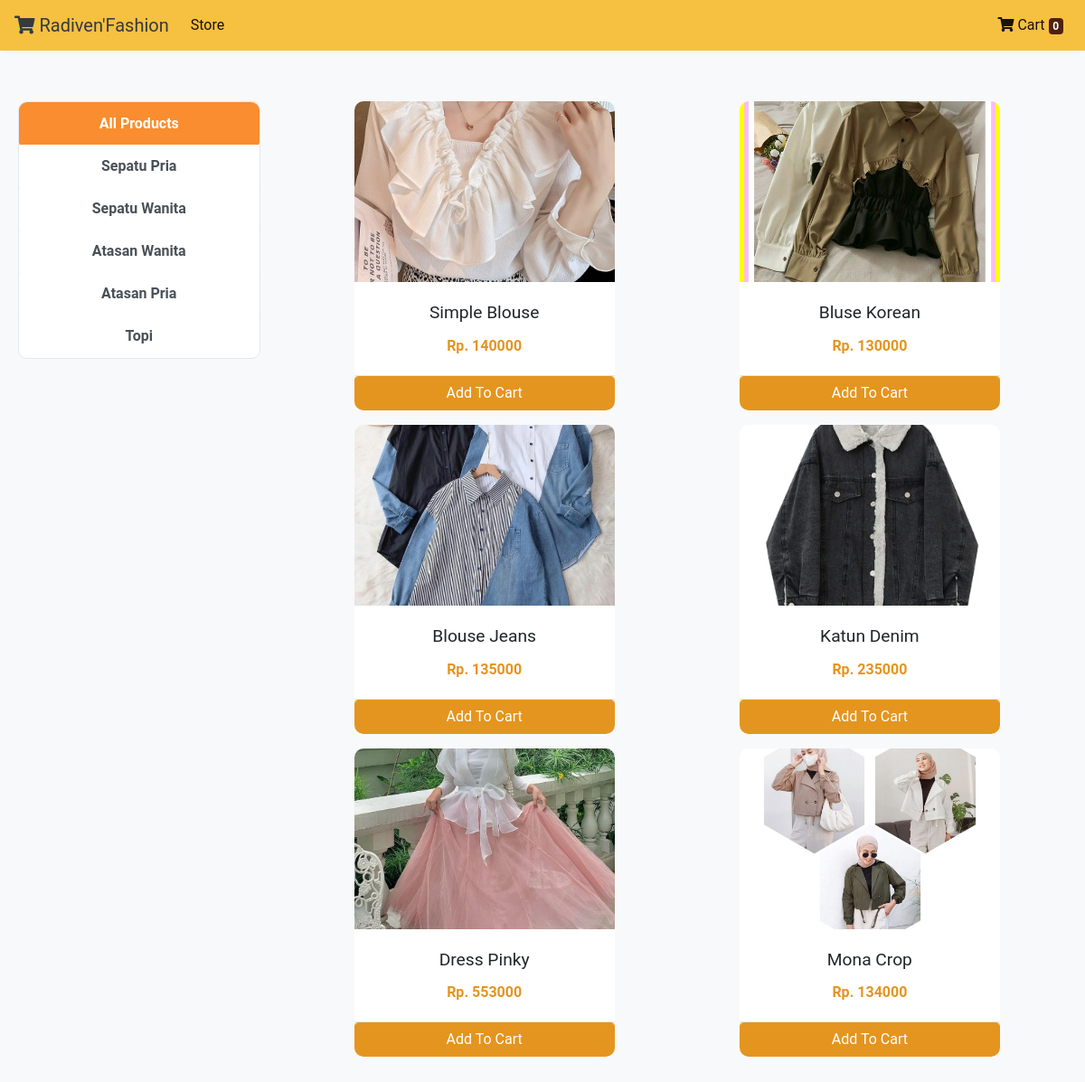
/store?category=4, run on the app's committed database.
### store/models/category.py (models this page shows, shortened)
class Category(models.Model):
    name= models.CharField(max_length=50)
    @staticmethod
    def get_all_categories():
        return Category.objects.all()

### store/models/product.py (models this page shows, shortened)
class Products(models.Model):
    name = models.CharField(max_length=60)
    price= models.IntegerField(default=0)
    category= models.ForeignKey(Category,on_delete=models.CASCADE,default=1 )
    description= models.CharField(max_length=250, default='', blank=True, null= True)
    image= models.ImageField(upload_to='uploads/products/')
    @staticmethod
    def get_all_products_by_categoryid(category_id):
        if category_id:
            return Products.objects.filter (category=category_id)
        else:
            return Products.get_all_products();

### store/views/home.py (the view)
# urls.py: path('' , include('store.urls'))
def store(request):
    cart = request.session.get('cart')
    if not cart:
        request.session['cart'] = {}
    products = None
    categories = Category.get_all_categories()
    categoryID = request.GET.get('category')
    if categoryID:
        products = Products.get_all_products_by_categoryid(categoryID)
    else:
        products = Products.get_all_products();
    data = {}
    data['products'] = products
    data['categories'] = categories
    print('you are : ', request.session.get('email'))
    return render(request, 'index.html', data)

### store/templatetags/cart.py (called while the page is built)
@register.filter (name='is_in_cart')
def is_in_cart(product, cart):
    keys = cart.keys ()
    for id in keys:
        if int (id) == product.id:
            return True
    return False;

### store/templates/index.html (shortened to what this page needs)
{% extends 'base.html' %}
{% block content %}
{% load cart %}
{% load custom_filter %}
<div class="container-fluid mt-3">
	<div class="row">
		<div class="col-lg-3 mx-auto">
			<div class="list-group">
				<a href="/" class="list-group-item list-group-item-action btn btn-outline-success">All Products</a>
				{% for category in categories %}
				<a href="/?category={{category.id}}"
					class="list-group-item list-group-item-action btn btn-outline-success ">{{category.name}}</a>
				{% endfor %}
			</div>
		</div>
		<div id='products' class="col-lg-9 mx-auto">
			<div class="row mx-auto">
				{% for product in products %}
				<div class="card mx-auto mb-3" id={{product.id}} style="width: 18rem;">
					<img class="card-img-top" src="{{product.image.url}}" alt="Card image cap">
					<div class="card-body">
						<p class="card-title">{{product.name}}</p>
						<p class="card-text"><b>Rp. {{product.price}}</b></p>
					</div>
					<div class="card-footer p-0 no-gutters">
						{% if product|is_in_cart:request.session.cart %}
						<div class="row no-gutters">
							<form action="/#{{product.id}}" class="col-2 " method="post">
								{% csrf_token %}
								<input hidden type="text" name='product' value='{{product.id}}'>
								<input hidden type="text" name='remove' value='True'>
								<input type="submit" value=" - " class="btn btn-block btn-success border-right">
							</form>
							<div class="text-center col btn btn-success">{{product|cart_quantity:request.session.cart}} in Cart</div>
							<form action="/#{{product.id}}" class="col-2 " method="post">
								{% csrf_token %}
								<input hidden type="text" name='product' value='{{product.id}}'>
								<input type="submit" value=" + " class="btn btn-block btn-success border-left">
							</form>
						</div>
						{% else %}
						<form action="/#{{product.id}}" method="POST" class="btn-block">
							<input type="submit" class="float-right btn btn-success form-control"
								value="Add To Cart">
						</form>
						{% endif %}
					</div>
				</div>
				{% endfor %}
			</div>
		</div>
	</div>
</div>
{% endblock %}

### store/templates/base.html (style rules this page uses)
body { font-family: "Roboto", sans-serif; background-color: #f8f9fa; }
.container-fluid { padding: 20px; }
.col-lg-3 { margin-top: 20px; }
.list-group { border: 1px solid #e2e8f0; border-radius: 10px; overflow: hidden; }
.list-group-item { border: none; cursor: pointer; transition: background-color 0.3s ease, transform 0.2s ease; }
.list-group-item:first-child { padding: 12px 20px; font-weight: bold; background-color: #f98d2f; color: #fff; }
.list-group-item-action { text-align: center; font-weight: bold; }
#products { padding: 20px; }
.card { border: none; border-radius: 10px; overflow: hidden; transition: transform 0.3s ease, box-shadow 0.3s ease; }
.card-img-top { height: 200px; object-fit: cover; }
.card-body { text-align: center; }
.card-title { font-size: 1.2em; margin-bottom: 10px; }
.card-text b { color: #e4951f; }
.card-footer { background-color: #f8f9fa; border-top: 1px solid #e2e8f0; padding: 10px; }
.btn-success { background-color: #e4951f; border-color: #e4951f; }

### data on the page
Category: name "Sepatu Pria"
Category: name "Sepatu Wanita"
Category: name "Atasan Wanita"
Category: name "Atasan Pria"
Category: name "Topi"
Products: image (picture), name "Simple Blouse", price "140000"
Products: {{ product.id }} 18 (drawn), image (picture), name "Bluse Korean", price "130000"
Products: image (picture), name "Blouse Jeans", price "135000"
Products: image (picture), name "Katun Denim", price "235000"
Products: image (picture), name "Dress Pinky", price "553000"
Products: image (picture), name "Mona Crop", price "134000"

### other printed values
{{ request.session.cart.keys|length }} "0"
